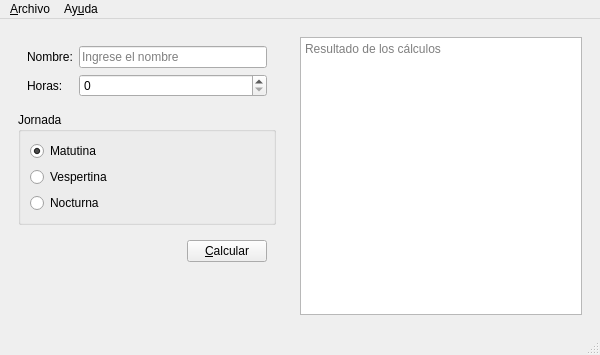
<?xml version="1.0" encoding="UTF-8"?>
<ui version="4.0">
 <class>Salarios</class>
 <widget class="QMainWindow" name="Salarios">
  <property name="geometry">
   <rect>
    <x>0</x>
    <y>0</y>
    <width>600</width>
    <height>355</height>
   </rect>
  </property>
  <property name="minimumSize">
   <size>
    <width>600</width>
    <height>0</height>
   </size>
  </property>
  <property name="windowTitle">
   <string>Salarios</string>
  </property>
  <property name="windowIcon">
   <iconset>
    <normaloff>Recursos/salarios.png</normaloff>Recursos/salarios.png</iconset>
  </property>
  <widget class="QWidget" name="centralwidget">
   <layout class="QHBoxLayout" name="horizontalLayout_2">
    <item>
     <widget class="QWidget" name="widget" native="true">
      <property name="minimumSize">
       <size>
        <width>250</width>
        <height>0</height>
       </size>
      </property>
      <property name="maximumSize">
       <size>
        <width>300</width>
        <height>16777215</height>
       </size>
      </property>
      <layout class="QVBoxLayout" name="verticalLayout_2">
       <item>
        <widget class="QWidget" name="widget_3" native="true">
         <layout class="QFormLayout" name="formLayout">
          <item row="0" column="0">
           <widget class="QLabel" name="label">
            <property name="text">
             <string>Nombre:</string>
            </property>
           </widget>
          </item>
          <item row="0" column="1">
           <widget class="QLineEdit" name="inNombre">
            <property name="placeholderText">
             <string>Ingrese el nombre</string>
            </property>
           </widget>
          </item>
          <item row="1" column="0">
           <widget class="QLabel" name="label_2">
            <property name="text">
             <string>Horas:</string>
            </property>
           </widget>
          </item>
          <item row="1" column="1">
           <widget class="QSpinBox" name="inHoras"/>
          </item>
         </layout>
        </widget>
       </item>
       <item>
        <widget class="QGroupBox" name="groupBox">
         <property name="title">
          <string>Jornada</string>
         </property>
         <layout class="QVBoxLayout" name="verticalLayout">
          <item>
           <widget class="QRadioButton" name="inMatutina">
            <property name="text">
             <string>Matutina</string>
            </property>
            <property name="checked">
             <bool>true</bool>
            </property>
           </widget>
          </item>
          <item>
           <widget class="QRadioButton" name="inVespertina">
            <property name="text">
             <string>Vespertina</string>
            </property>
           </widget>
          </item>
          <item>
           <widget class="QRadioButton" name="inNocturna">
            <property name="text">
             <string>Nocturna</string>
            </property>
           </widget>
          </item>
         </layout>
        </widget>
       </item>
       <item>
        <widget class="QWidget" name="widget_4" native="true">
         <layout class="QHBoxLayout" name="horizontalLayout">
          <item>
           <spacer name="horizontalSpacer">
            <property name="orientation">
             <enum>Qt::Horizontal</enum>
            </property>
            <property name="sizeHint" stdset="0">
             <size>
              <width>151</width>
              <height>20</height>
             </size>
            </property>
           </spacer>
          </item>
          <item>
           <widget class="QPushButton" name="btnCalcular">
            <property name="text">
             <string>&amp;Calcular</string>
            </property>
           </widget>
          </item>
         </layout>
        </widget>
       </item>
       <item>
        <spacer name="verticalSpacer">
         <property name="orientation">
          <enum>Qt::Vertical</enum>
         </property>
         <property name="sizeHint" stdset="0">
          <size>
           <width>20</width>
           <height>70</height>
          </size>
         </property>
        </spacer>
       </item>
      </layout>
     </widget>
    </item>
    <item>
     <widget class="QWidget" name="widget_2" native="true">
      <property name="minimumSize">
       <size>
        <width>300</width>
        <height>0</height>
       </size>
      </property>
      <layout class="QVBoxLayout" name="verticalLayout_3">
       <item>
        <widget class="QPlainTextEdit" name="outCalculos">
         <property name="readOnly">
          <bool>true</bool>
         </property>
         <property name="placeholderText">
          <string>Resultado de los cálculos</string>
         </property>
        </widget>
       </item>
      </layout>
     </widget>
    </item>
   </layout>
  </widget>
  <widget class="QMenuBar" name="menubar">
   <property name="geometry">
    <rect>
     <x>0</x>
     <y>0</y>
     <width>600</width>
     <height>21</height>
    </rect>
   </property>
   <widget class="QMenu" name="menuArchivo">
    <property name="title">
     <string>&amp;Archivo</string>
    </property>
    <addaction name="actionNuevo"/>
    <addaction name="actionAbrir"/>
    <addaction name="actionGuardar"/>
    <addaction name="separator"/>
    <addaction name="actionCalcular"/>
    <addaction name="separator"/>
    <addaction name="actionSalir"/>
   </widget>
   <widget class="QMenu" name="menuAyuda">
    <property name="title">
     <string>Ay&amp;uda</string>
    </property>
    <addaction name="actionAcerca_de"/>
   </widget>
   <addaction name="menuArchivo"/>
   <addaction name="menuAyuda"/>
  </widget>
  <widget class="QStatusBar" name="statusbar"/>
  <action name="actionNuevo">
   <property name="text">
    <string>&amp;Nuevo</string>
   </property>
   <property name="shortcut">
    <string>Ctrl+N</string>
   </property>
  </action>
  <action name="actionAbrir">
   <property name="text">
    <string>&amp;Abrir</string>
   </property>
   <property name="shortcut">
    <string>Ctrl+A</string>
   </property>
  </action>
  <action name="actionGuardar">
   <property name="text">
    <string>&amp;Guardar</string>
   </property>
   <property name="shortcut">
    <string>Ctrl+S</string>
   </property>
  </action>
  <action name="actionCalcular">
   <property name="text">
    <string>&amp;Calcular</string>
   </property>
   <property name="shortcut">
    <string>F1</string>
   </property>
  </action>
  <action name="actionSalir">
   <property name="text">
    <string>&amp;Salir</string>
   </property>
   <property name="shortcut">
    <string>Ctrl+Q</string>
   </property>
  </action>
  <action name="actionAcerca_de">
   <property name="text">
    <string>Acerca de Salarios</string>
   </property>
  </action>
 </widget>
 <resources/>
 <connections/>
</ui>
